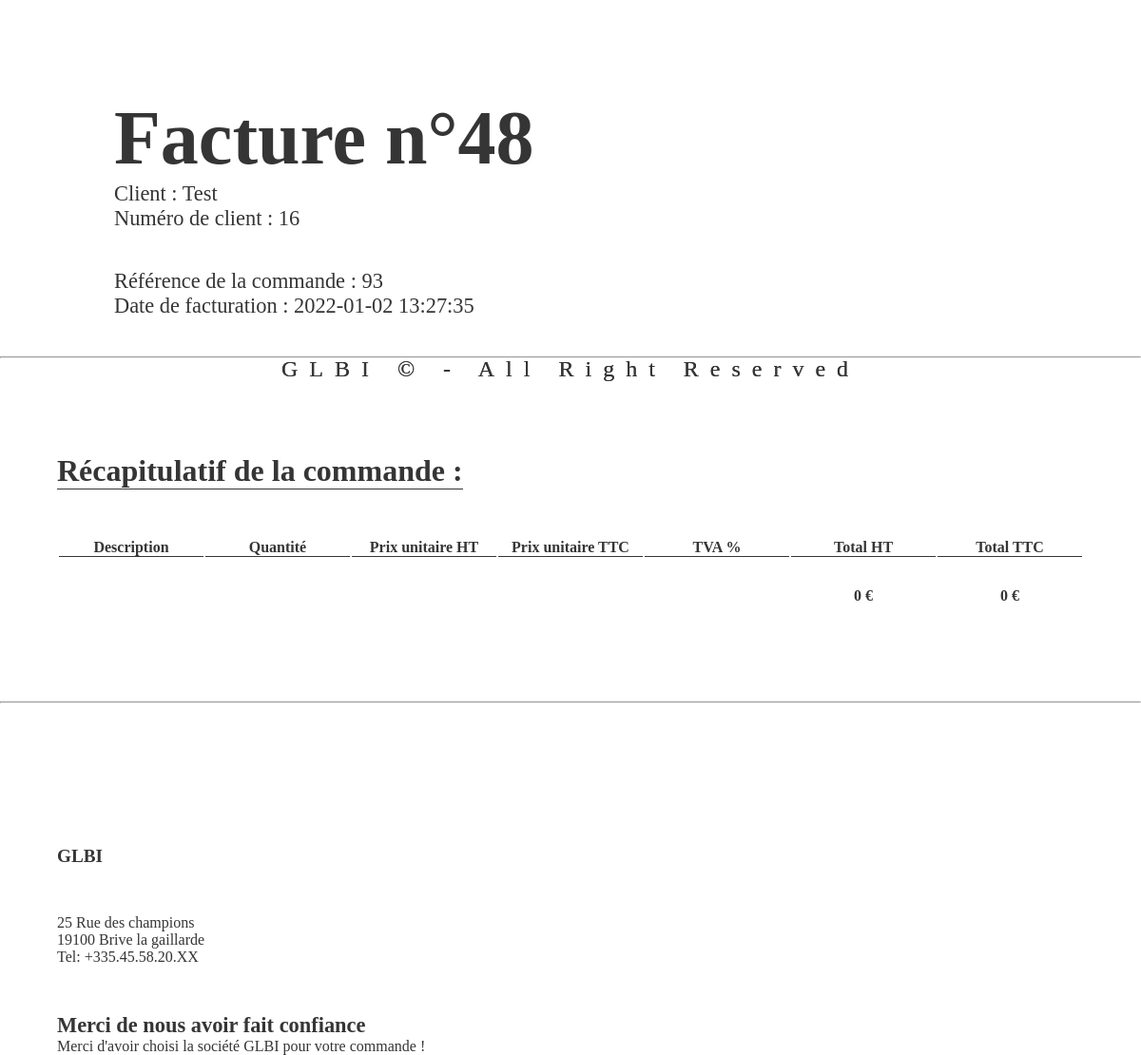
Page /tables/facture/template.php?id=48 on the committed database.
### tables this page shows
CREATE TABLE `tiers` (
  `tie_ID` int(11) NOT NULL,
  `tie_raison_sociale` varchar(50) NOT NULL,
  `tie_adresse` varchar(150) NOT NULL,
  `tie_tel` varchar(15) NOT NULL,
  `tie_email` varchar(50) NOT NULL,
  `tie_IBAN` varchar(34) NOT NULL,
  `tie_BIC` varchar(11) NOT NULL,
  `tie_code_banque` varchar(5) NOT NULL,
  `tie_code_guichet` varchar(5) NOT NULL,
  `tie_num_compte` varchar(11) NOT NULL,
  `tie_cle_rib` varchar(2) NOT NULL,
  `tie_domiciliation` varchar(100) NOT NULL,
  `fk_com_ID` int(10) NOT NULL,
  `fk_typre_ID` int(11) NOT NULL,
  `fk_tar_id` int(11) NOT NULL,
  `fk_typso_ID` int(11) NOT NULL,
  `fk_typti_ID` int(11) NOT NULL,
  `tie_is_visible` int(1) NOT NULL DEFAULT 1
);

CREATE TABLE `document` (
  `doc_ID` int(11) NOT NULL,
  `doc_create_datetime` datetime NOT NULL DEFAULT current_timestamp(),
  `doc_commentaire` varchar(255) NOT NULL,
  `fk_typdo_ID` int(11) NOT NULL,
  `fk_com_ID` int(11) NOT NULL
);

### lib/includes/defines.inc.php (called while the page is built, shortened)
<?php
$oCommande = new Commande();
$oFacture = new Facture();
?>

### lib/includes/db/classes/commande.class.inc.php (called while the page is built, shortened)
<?php
class Commande
{
    public function db_get_document_by_id(int $id) : array
    {
        global $conn;
        $request = "SELECT * FROM ".DB_TABLE_DOCUMENT." WHERE doc_ID = :doc_ID";
        $sql = $conn->prepare($request);
        $sql->bindParam(":doc_ID",$id);
        try{
            $sql->execute();
            $res = $sql->fetch(PDO::FETCH_ASSOC);
            if($res !== false){
                $response["error"] = false;
                $response["content"] = $res;
                return $response;
            }
            $response["error"] = true;
            $response["errortext"] = "Pas de données";
            return $response;
        }catch (PDOException $e){
            $response["error"] = true;
            $response["errortext"] = $e->getMessage();
            return $response;
        }
    }
    public function db_get_tiers(int $com_ID) : array{
        global $conn;
        $request = "SELECT tie_raison_sociale, tie_ID, fk_tar_ID FROM ".DB_TABLE_TIERS."
                    INNER JOIN ".DB_TABLE_COMMANDE." ON tie_ID = fk_tiers_ID
                    WHERE ".DB_TABLE_COMMANDE.".com_ID = :com_ID";
        try {
            $sql = $conn->prepare($request);
            $sql->bindValue(":com_ID", $com_ID, PDO::PARAM_INT);
            $sql->execute();
            $result = $sql->fetch();
            $response["error"] = false;
            $response["data"] = $result;
            return $response;
        }catch (PDOException $e){
            $response["error"] = true;
            $response["errortext"] = $e->getMessage();
            return $response;
        }
    }
    public function db_get_by_doc_ID($doc_ID) : array{
        global $conn;
        $request = "SELECT fk_com_ID FROM ".DB_TABLE_DOCUMENT." WHERE doc_ID = :doc_ID";
        $sql = $conn->prepare($request);
        $sql->bindValue(":doc_ID", $doc_ID);
        try{
            $sql->execute();
            $res = $sql->fetch(PDO::FETCH_ASSOC);
            if($res){
                $response["error"] = false;
                $response["content"] = $res["fk_com_ID"];
                return $response;
            }
            $response["error"] = true;
            $response["errortext"] = "Aucun document valide";
            return $response;
        }catch(PDOException $e){
            $response["error"] = true;
            $response["errortext"] = $e->getMessage();
            return $response;
        }
    }
}

### lib/includes/db/classes/facture.class.inc.php (called while the page is built, shortened)
<?php
class Facture
{
    public function db_get_lignes_facture($doc_ID) : array{
        global $conn;
        $request = "SELECT art_nom, A.art_ID, Lignf_taxe,
                        SUM(Lignf_quantite) as quantite,
                        P.pay_tarif_vente as HT,
                        ROUND(( P.pay_tarif_vente * (1 + (Lignf_taxe / 100))),2) as TTC,
                        (SUM(Lignf_quantite) * P.pay_tarif_vente) as TotalHT,
                        ROUND((SUM(Lignf_quantite) * P.pay_tarif_vente * (1 + (Lignf_taxe / 100))),2) as TotalTTC
                    FROM lignes_facture LF
                    INNER JOIN article A ON LF.fk_art_ID = A.art_ID
                    INNER JOIN paye P ON LF.fk_art_ID = P.art_ID
                    WHERE fk_doc_ID = :doc_ID1
                    AND P.tar_ID = (SELECT I.fk_tar_ID
                                    FROM informations_factures I
                                    WHERE I.fk_doc_ID = :doc_ID2)
                    GROUP BY A.art_ID;  ";
        $sql = $conn->prepare($request);
        $sql->bindValue(":doc_ID1", $doc_ID);
        $sql->bindValue(":doc_ID2", $doc_ID);
        $sql->execute();
        $result = $sql->fetchAll(PDO::FETCH_ASSOC);
        $response["error"] = false;
        $response["content"] = $result;
        return $response;
    }
}

### tables/facture/template.php (the view, shortened to what this page needs)
<?php
include "../../lib/includes/defines.inc.php";
$lignes_facture = $oFacture->db_get_lignes_facture($_GET["id"]);
$doc = $oCommande->db_get_document_by_id($_GET["id"])["content"];
$com_ID = $oCommande->db_get_by_doc_ID($_GET["id"])["content"];
$client = $oCommande->db_get_tiers($com_ID);
?>
<!DOCTYPE html>
<html lang="fr">
<head>
</head>
<body>
    <header>
        <nav class="nav">
            <div class="header-container">
                <h1 class="title">Facture n°<?= $_GET["id"] ?></h1>
                <h3 class="Nclient">Client : <?= $client["data"]["tie_raison_sociale"] ?></h3>
                <h3 class="Nclient">Numéro de client : <?= $client["data"]["tie_ID"] ?></h3>
                <div class="date">
                    <h3 class="Nclient">Référence de la commande : <?= $com_ID ?></h3>
                    <h3 class="Nclient">Date de facturation : <?= $doc["doc_create_datetime"] ?></h3>
                </div>
            </div>
        </nav>
    </header>
    <footer class="footer">
        <label>GLBI &copy; - All Right Reserved</label>
    </footer>
    <footer class="footer2">
        <label>GLBI &copy; - All Right Reserved</label>
    </footer>
    <hr>
    <div class="table">
        <h1 class="recap">Récapitulatif de la commande :</h1>
        <table>
            <thead>
                <tr>
                    <th>Description</th>
                    <th>Quantité</th>
                    <th>Prix unitaire HT</th>
                    <th>Prix unitaire TTC</th>
                    <th>TVA %</th>
                    <th>Total HT</th>
                    <th>Total TTC</th>
                </tr>
            </thead>
            <tbody>
                <?php
                    $TotalHT = 0;
                    $TotalTTC = 0;
                        ?>
                <tr>
                    <td></td>
                    <td></td>
                    <td></td>
                    <td></td>
                    <td></td>
                    <td><h4><?= $TotalHT . " €" ?></h4></td>
                    <td><h4><?= $TotalTTC . " €" ?></h4></td>
                </tr>
            </tbody>
        </table>
    </div>
    <div class="separate"><hr class="separator"></div>
    <div class="container">
        <div class="glbi">
            <h2>GLBI</h2>
            <label class="text">25 Rue des champions</label><br>
            <label class="text">19100 Brive la gaillarde</label><br>
            <label class="text">Tel: +335.45.58.20.XX</label><br>
        </div>
        <div class="additionnal">
            <h2>Merci de nous avoir fait confiance</h2>
            <label class="text">Merci d'avoir choisi la société GLBI pour votre commande !</label>
        </div>
    </div>
</body>
</html>

### tables/facture/template.php (style rules this page uses)
* { box-sizing: border-box; padding: 0; margin: 0; color: rgb(53, 53, 53); }
body { background: #ffffff; }
.nav { display: flex; align-items: center; justify-content: space-between; margin: 100px 0 0 10%; }
.title { color: rgb(53, 53, 53); font-size: 5em; }
.Nclient { font-size: 1.4em; font-weight: 500; }
hr { margin-bottom: 100px; }
.text { font-size: 1em; }
.glbi h2 { font-size: 1.2em; padding-bottom: 50px; }
.date { margin: 40px 0; }
.additionnal { margin-top: 50px; }
.additionnal h2 { font-size: 1.4em; }
.additionnal label { font-size: 1em; }
table { display: table; font-size: 1em; padding-bottom: 100px; width: 90%; margin-left: 5%; }
table th { border-bottom: 1px solid rgb(53, 53, 53); }
table thead, table tbody { text-align: center; }
table th { width: 14.28%; }
tbody td { padding-top: 30px; border-bottom: black 1px; }
.footer { position: fixed; bottom: 10; left: 50%; transform: translateX(-50%); width: 100%; text-align: center; }
.footer2 { position: fixed; top: 10; left: 50%; transform: translateX(-50%); width: 100%; text-align: center; }
.footer label, .footer2 label { text-align: center; font-size: 1.5em; font-weight: thin; letter-spacing: .5em; }
.container { padding-top: 50px; margin-left: 5%; }
h1.recap { margin-left: 5%; margin-bottom: 50px; border-bottom: rgb(53, 53, 53) 1px solid; display: inline-block; font-weight: bold; }

### rows in the picture
tiers: tie_raison_sociale "Test", tie_ID "16"
document: doc_create_datetime "2022-01-02 13:27:35"

### other values in the picture
$_GET["id"] "48"
$com_ID "93"
$TotalHT "0"
$TotalTTC "0"
